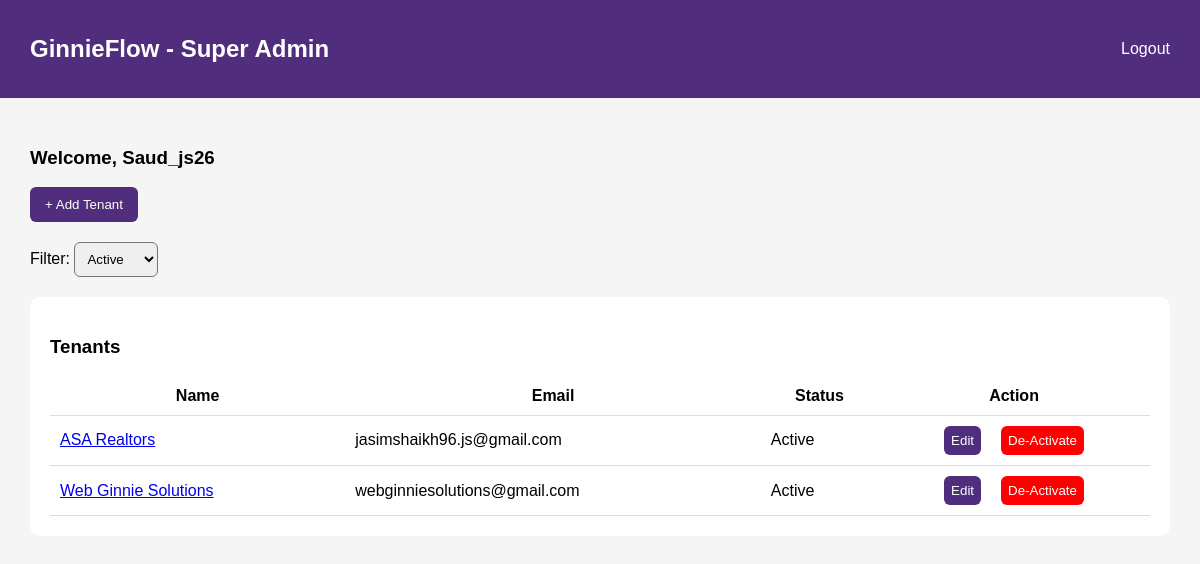
Page /accounts/superadmin (signed in) on the earlier database version.
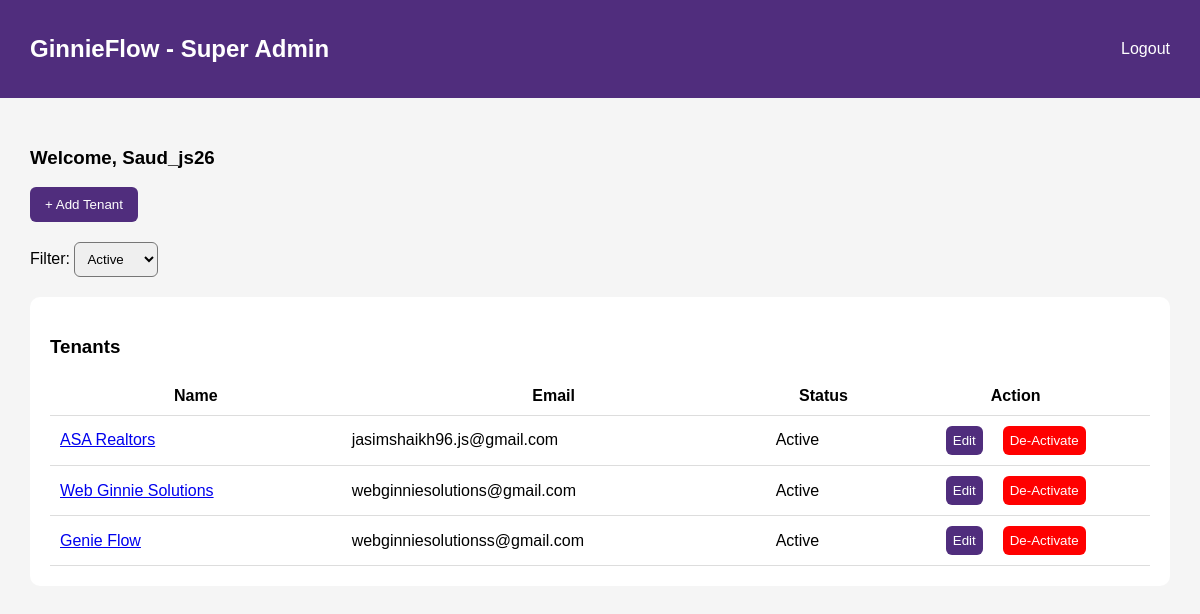
Same page on the later database version.
### accounts/models.py (models this page shows, shortened)
class Tenant(models.Model):
    name = models.CharField(max_length=255)
    email = models.EmailField(unique=True)
    is_active = models.BooleanField(default=True)
    created_at = models.DateTimeField(auto_now_add=True)

### accounts/views.py (the view)
# urls.py: path('superadmin',views.superadmin_dashboard,name='superadmin'),
def superadmin_dashboard(request):
    if not request.user.is_superuser:
        return redirect('login')
    status = request.GET.get('status', 'active')
    if status == 'inactive':
        tenants = Tenant.objects.filter(is_active=False)
    elif status == 'all':
        tenants = Tenant.objects.all()
    else:
        tenants = Tenant.objects.filter(is_active=True)
    return render(request, 'dashboard/superadmin.html', {
        'tenants': tenants,
        'status': status
    })

### templates/dashboard/superadmin.html (shortened to what this page needs)
{% load static %}
<!DOCTYPE html>
<html>
    <head>
        <link rel="stylesheet" href="{% static 'css/components.css' %}">
        <link rel="stylesheet" href="{% static 'css/dashboard.css' %}">
    </head>
<body>
    <div style="display: flex; justify-content: space-between; align-items: center;" class="header">
        <h2>GinnieFlow - Super Admin</h2>
        <a href="{% url 'logout' %}" style="color: white; text-decoration: none;">Logout</a>
    </div>
    <div class="container">
    <h3>Welcome, {{ request.user.username }}</h3>
    <button class="btn" onclick="openModal('addModal')">+ Add Tenant</button>
    <form method="GET" id="filterForm">
        <label>Filter:</label>
        <select name="status" style="padding:8px; border-radius:6px; margin-top: 20px;" onchange="document.getElementById('filterForm').submit()">
            <option value="active" {% if status == 'active' %}selected{% endif %}>Active</option>
        </select>
    </form>
    <div class="card">
        <h3>Tenants</h3>
        <table>
            <tr>
                <th>Name</th>
                <th>Email</th>
                <th>Status</th>
                <th>Action</th>
            </tr>
            {% for tenant in tenants %}
            <tr>
                <td>
                    <a href="{% url 'tenant_detail' tenant.id %}">
                        {{ tenant.name }}
                    </a>
                </td>
                <td>{{ tenant.email }}</td>
                <td>{% if tenant.is_active == True %}Active{%else%}Inactive{% endif %}</td>
                <td style="display: flex; justify-content: center; gap: 20px;">
                    <button class="btn" style="padding: 7px;"
                        onclick="openEditModal('{{ tenant.id }}','{{ tenant.name }}','{{ tenant.email }}')">
                        Edit
                    </button>
                    {% if tenant.is_active %}
                    <form method="POST" action="{% url 'delete-tenant' tenant.id %}" style="display:inline;">
                        <button type="submit" class="btn" style="background:red; padding: 7px;"
                            onclick="return confirm('Are you sure you want to delete this tenant?')">
                            De-Activate
                        </button>
                    </form>
                    {% endif %}
                </td>
            </tr>
            {% endfor %}
        </table>
    </div>
</div>
</body>
</html>

Differences in the rows shown:
added Tenant: name "Genie Flow", email "webginniesolutionss@gmail.com", is_active "Active"
